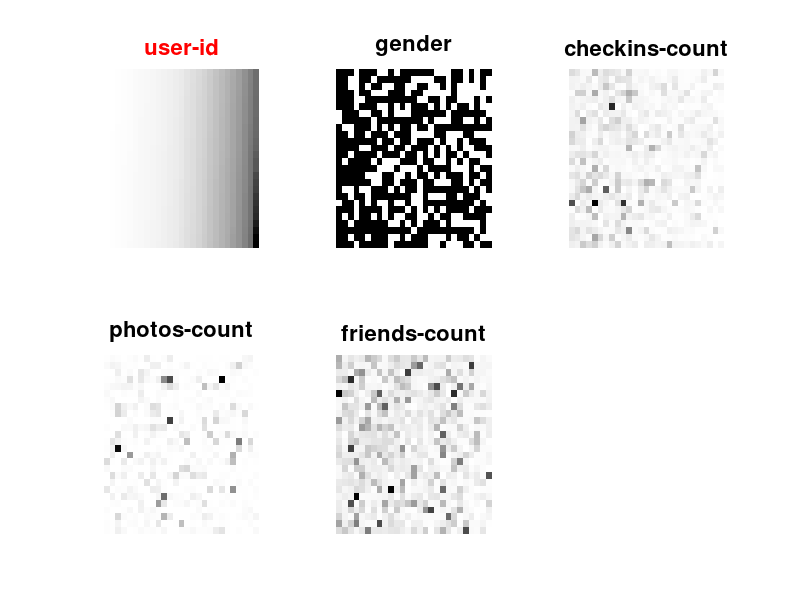
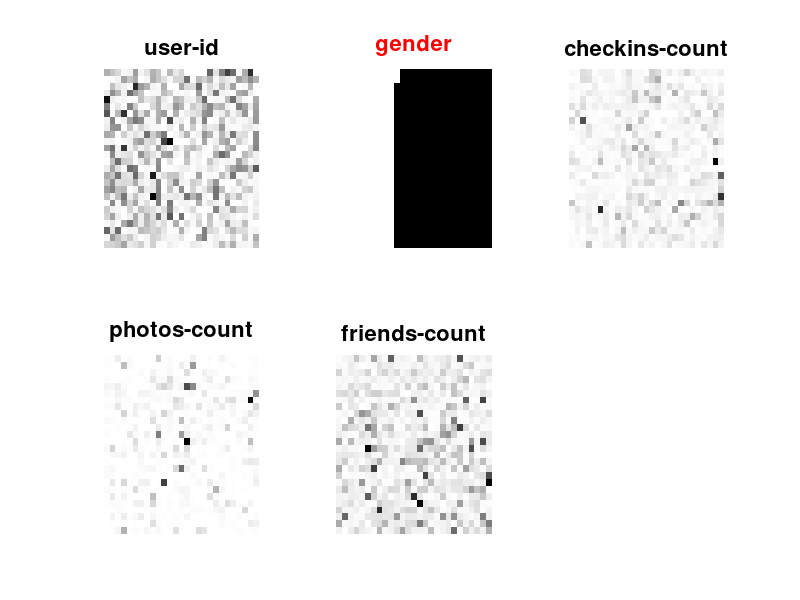
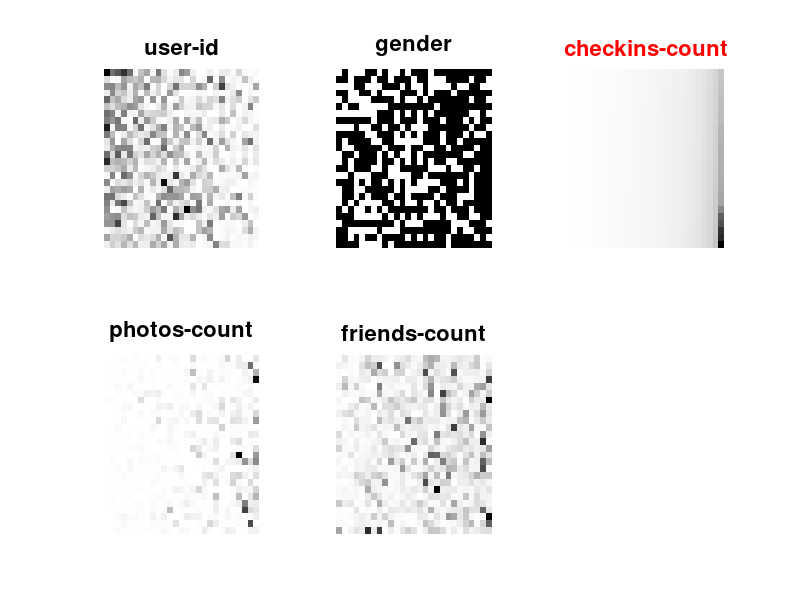
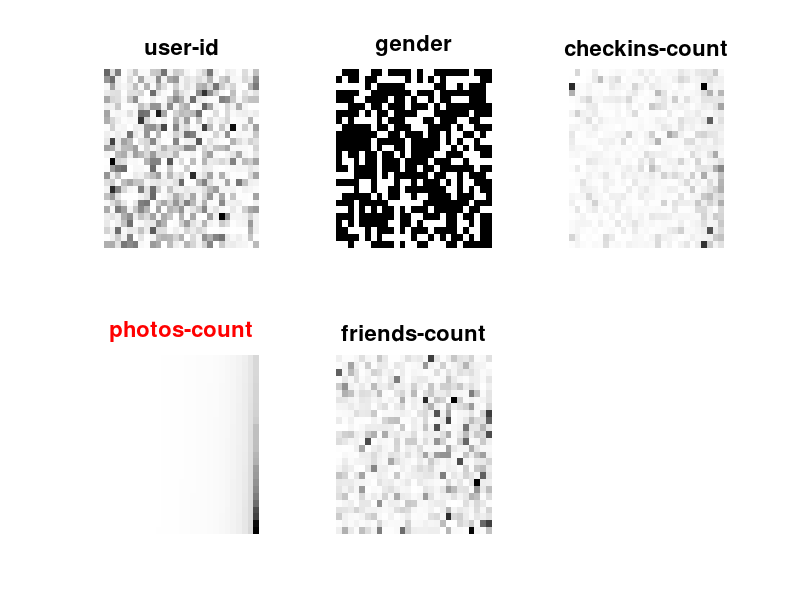

MATLAB code for these plots, in order:
%旅行者个人信息-基于像素的数据可视化分析
%载入数据
load msg.mat

label={'user-id','gender','checkins-count','photos-count','friends-count'};
All=[user_id2(1:702);gend(1:702);chk_ct(1:702);photo(1:702);friend(1:702)];

%利用五种不同属性为关键字进行绘图排序
for m=1:5
    All2=sortrows(All',m);
    All3=reshape(All2,[26,27,5]);
    figure;
    for i=1:5
        subplot(2,3,i);
        imagesc(All3(:,:,i));    %填色函数
        colormap(1-gray(256));
        if(i==m)
            title(label(i),'Color','r','FontSize',16);
        else
            title(label(i),'FontSize',16);
        end
        axis off
    end
    saveas(gcf,label{m},'jpeg');
end

